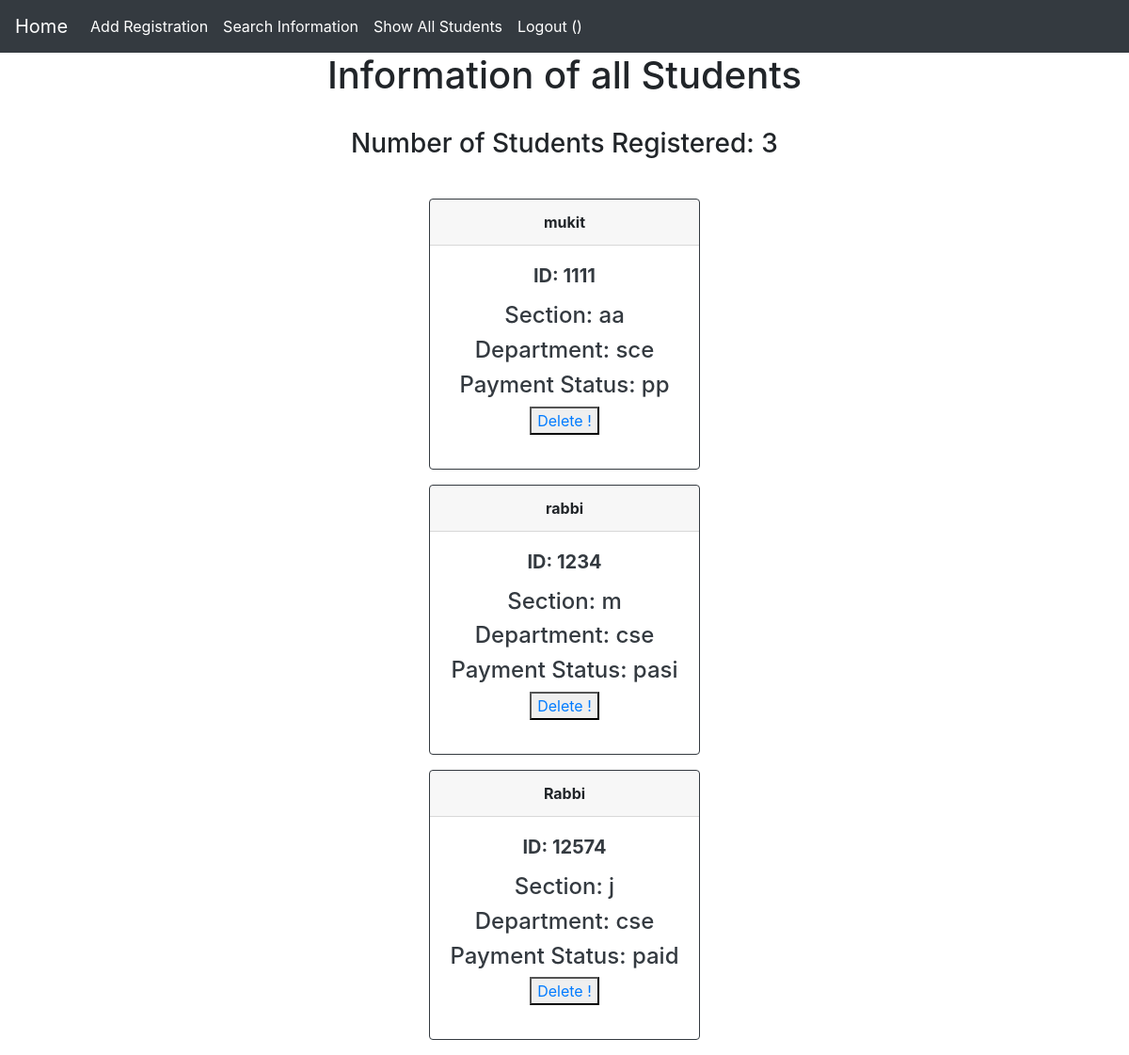
Before: /show_all_student/ with the older database file.
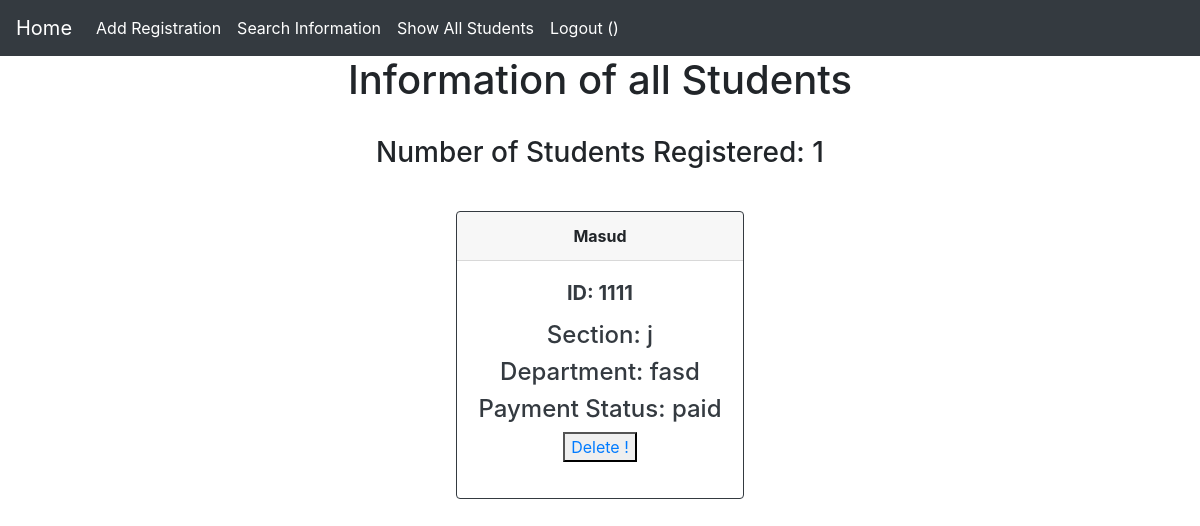
After: the same page with the newer database file.
### main_app/models.py (models this page shows, shortened)
class StudentInfo(models.Model):
    name = models.CharField(max_length=30)
    id = models.IntegerField(primary_key=True)
    department = models.CharField(max_length=10)
    section = models.CharField(max_length=10)
    payment = models.CharField(max_length=20)

### main_app/views.py (the view)
# urls.py: path('show_all_student/',views.show_all_student,name="show_all_student"),
def show_all_student(request):
    students = StudentInfo.objects.all()
    c = StudentInfo.objects.count()
    return render(request,"show_all_student.html",{"student":students,"c":c})

### templates/show_all_student.html (shortened to what this page needs)
{% extends "layout.html" %}
{% block body %}
<center>
    <h1 style="text-align: center;"> Information of all Students<br></h1>
    <br>
    <h3>Number of Students Registered: {{c}}<br><br></h2>
    {% for student in student %}
    <div class="card border-dark mb-3" style="max-width: 18rem;">
    <div class="card-header"><strong>{{ student.name }}</strong></div>
    <div class="card-body text-dark">
    <h5 class="card-title"><strong>ID: {{ student.id }}</h5></strong>
    <p class="card-text"><h4>Section: {{ student.section }}</h4>
    <h4>Department: {{ student.department }}</h4>
    <h4>Payment Status: {{ student.payment }}</h4>
    <button type="button">
      <a href="{% url 'delete' student.id %}">Delete !</a>
  </button>
    </p>
  </div>
</div>
    {% endfor %}
</center>
{% endblock %}

### templates/layout.html (shortened to what this page needs)
<!DOCTYPE html>  {% load static %}
<html lang="en">
<head>
    <link rel="stylesheet" href="https://cdnjs.cloudflare.com/ajax/libs/font-awesome/4.7.0/css/font-awesome.min.css">
    <link rel="stylesheet" href="https://stackpath.bootstrapcdn.com/bootstrap/4.3.1/css/bootstrap.min.css">
    <link rel="stylesheet" href="https://cdn.jsdelivr.net/npm/bootstrap@4.5.3/dist/css/bootstrap.min.css">
</head>
<body>
	<nav class="navbar navbar-expand-lg     navbar navbar-dark bg-dark">
  <a class="navbar-brand" href="{% url 'home' %}">Home</a>
  <div class="collapse navbar-collapse" id="navbarNavDropdown">
    <ul class="navbar-nav">
      <li class="nav-item active">
        <a class="nav-link" href="{% url 'add_student' %}">Add Registration<span class="sr-only">(current)</span></a>
      </li>
      <li class="nav-item active">
        <a class="nav-link" href="{% url 'search' %}">Search Information</a>
      </li>
      <li class="nav-item active">
        <a class="nav-link" href="{% url 'show_all_student' %}" >Show All Students</a>
      </li>
      <li class="nav-item active">
        <a class="nav-link" href="{% url 'logout' %}" >Logout ({{user.username}})</a>
      </li>
    </ul>
  </div>
</nav>
{% block body %}
{% endblock %}
</body>
</html>

Changed rows visible on the page:
removed StudentInfo: name "rabbi", id "1234", section "m", department "cse", payment "pasi"
removed StudentInfo: name "Rabbi", id "12574", section "j", department "cse", payment "paid"
changed StudentInfo id 1111: name "mukit" → "Masud"; section "aa" → "j"; department "sce" → "fasd"; payment "pp" → "paid"
Other visible differences:
{{ c }}: "3" → "1"
